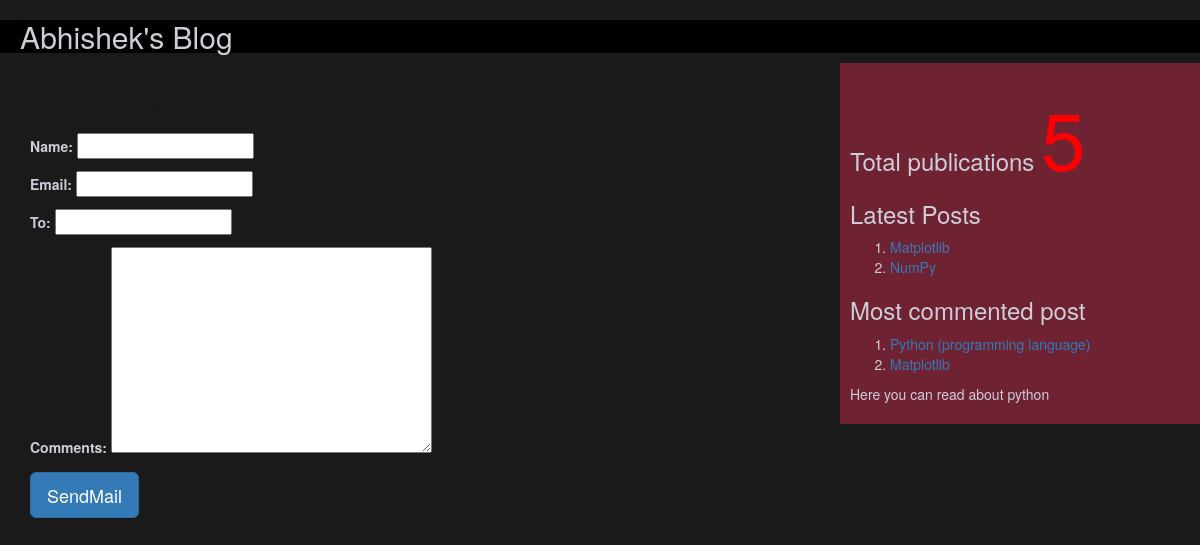
Screenshot of /1/share with the database file from the repository.
### blogApp/models.py (models this page shows, shortened)
class Post(models.Model):
    tags = TaggableManager()
    STATUS_CHOICES = (('draft' , 'Draft'),('published','Published'))
    title = models.CharField(max_length= 256)
    slug = models.SlugField(max_length=264,unique_for_date='publish')
    author = models.ForeignKey(User,related_name='blog_posts',on_delete= models.CASCADE)
    body = models.TextField()
    publish = models.DateTimeField(default=timezone.now)
    created = models.DateTimeField(auto_now_add=True)
    updated =  models.DateTimeField(auto_now=True)
    status = models.CharField(max_length=10,choices=STATUS_CHOICES,default='draft')
    objects = CustomManager()
    class Meta:
        ordering = ('-publish',)
    def get_absolute_url(self):
        return reverse('post_detail',args=[self.publish.year,self.publish.strftime('%m'),self.publish.strftime('%d'),self.slug])

### blogApp/views.py (the view, shortened to what this page needs)
# urls.py: url(r'^(?P<id>\d+)/share',views.mail_send_view),
def mail_send_view(request,id):
    post=get_object_or_404(Post,id=id,status='published')
    form = EmailSendForm()
    d = {'post' : post, 'form' : form}
    return render(request,'blogApp/sharebymail.html',d)

### blogApp/forms.py
class EmailSendForm(forms.Form):
    name = forms.CharField()
    email = forms.EmailField()
    to = forms.EmailField()
    comments = forms.CharField(required=False,widget=forms.Textarea)

### blogApp/models.py (called while the page is built)
    def get_queryset(self):
        return super().get_queryset().filter(status='published')

### blogApp/templatetags/blogtags.py (called while the page is built)
@register.simple_tag
def total_posts():
    return Post.objects.count()

@register.inclusion_tag('blogApp/latest_post.html')
def show_latest_posts(count=3):
    latest_posts=Post.objects.order_by('-publish')[:count]
    return {'latest_posts':latest_posts}

@register.simple_tag
def get_most_commented_posts(count=2):
    return Post.objects.annotate(total_comments=Count('comments')).order_by('-total_comments')[:count]

### templates/blogApp/sharebymail.html (shortened to what this page needs)
<!DOCTYPE html>
<html>
    {%extends "blogApp/parent.html"%}
    {%block content_block%}
    <h1 style="color: rgb(27, 27, 27);"><u>Fill out the details</u></h1>
    <form method="post">
        {{form.as_p}}
        <input type="submit" class="btn btn-lg btn-primary" value="SendMail">
    </form>
    {%endblock%}

### templates/blogApp/parent.html (shortened to what this page needs)
<html>
{%load blogtags%}
    <head>
        <link rel="stylesheet" href="https://maxcdn.bootstrapcdn.com/bootstrap/3.3.7/css/bootstrap.min.css">
    </head>
    <body style="background-color: #1a1a1b;color:#ceced8;">
        <div class="hedder" style="height: 10%;;padding:0 0 0 20px;background-color: black;">
            <h2>Abhishek's Blog </h2>
        </div>
        <div class="content" style="width:70%;float:left;height:400%;padding:0 0 0 30px">
              {%block content_block%}
              {%endblock%}
        </div>
        <div class="sidebar" style="width:30%;float:right;background-color:#6f2232;height:100%;padding:10px">
            <h3>Total publications
                <span style="color: red;font-size: 80px;">
                {%total_posts%}</span>
                <h3>Latest Posts</h3>
                {%show_latest_posts 2%}
                <h3>Most commented post</h3>
                {%get_most_commented_posts as m%}
                <ol>
                  {%for post in m%}
                  <li><a href="{{post.get_absolute_url}}">{{post.title}}</a></li>
                  {%endfor%}
                </ol>
            </h3>
            <p>Here you can read about python</p>
        </div>
    </body>
</html>

### templates/blogApp/latest_post.html
<!DOCTYPE html>
<html>
<body>
    <ol>
    {%for post in latest_posts%}
    <li><a href="{{post.get_absolute_url}}">{{post.title}}</a></li>
    {%endfor%}
    </ol>
</body>
</html>

### rows the page displays
Post: title "Matplotlib"
Post: title "NumPy"
Post: title "Python (programming language)"
